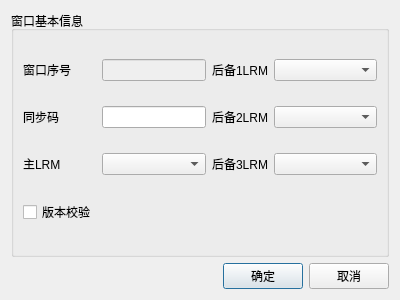
<?xml version="1.0" encoding="UTF-8"?>
<ui version="4.0">
 <class>LongSyncWindowCfgDialog</class>
 <widget class="QDialog" name="LongSyncWindowCfgDialog">
  <property name="geometry">
   <rect>
    <x>0</x>
    <y>0</y>
    <width>400</width>
    <height>300</height>
   </rect>
  </property>
  <property name="windowTitle">
   <string>新建长同步窗口</string>
  </property>
  <layout class="QGridLayout" name="gridLayout" rowstretch="1,0">
   <item row="0" column="0">
    <widget class="QGroupBox" name="groupBox">
     <property name="title">
      <string>窗口基本信息</string>
     </property>
     <layout class="QGridLayout" name="gridLayout_2">
      <item row="0" column="2">
       <widget class="QLabel" name="label">
        <property name="text">
         <string>后备1LRM</string>
        </property>
       </widget>
      </item>
      <item row="0" column="1">
       <widget class="QLineEdit" name="windowId_lineEdit">
        <property name="enabled">
         <bool>false</bool>
        </property>
        <property name="sizePolicy">
         <sizepolicy hsizetype="Expanding" vsizetype="Fixed">
          <horstretch>1</horstretch>
          <verstretch>0</verstretch>
         </sizepolicy>
        </property>
       </widget>
      </item>
      <item row="2" column="0">
       <widget class="QLabel" name="label_5">
        <property name="text">
         <string>主LRM</string>
        </property>
       </widget>
      </item>
      <item row="2" column="2">
       <widget class="QLabel" name="label_6">
        <property name="text">
         <string>后备3LRM</string>
        </property>
       </widget>
      </item>
      <item row="0" column="3">
       <widget class="QComboBox" name="backupLRM1_comboBox">
        <property name="sizePolicy">
         <sizepolicy hsizetype="Preferred" vsizetype="Fixed">
          <horstretch>1</horstretch>
          <verstretch>0</verstretch>
         </sizepolicy>
        </property>
        <item>
         <property name="text">
          <string/>
         </property>
        </item>
       </widget>
      </item>
      <item row="2" column="3">
       <widget class="QComboBox" name="backupLRM3_comboBox">
        <item>
         <property name="text">
          <string/>
         </property>
        </item>
       </widget>
      </item>
      <item row="1" column="1">
       <widget class="QLineEdit" name="syncCode_lineEdit"/>
      </item>
      <item row="1" column="2">
       <widget class="QLabel" name="label_4">
        <property name="text">
         <string>后备2LRM</string>
        </property>
       </widget>
      </item>
      <item row="3" column="0">
       <widget class="QCheckBox" name="checkBox">
        <property name="text">
         <string>版本校验</string>
        </property>
       </widget>
      </item>
      <item row="0" column="0">
       <widget class="QLabel" name="label_2">
        <property name="text">
         <string>窗口序号</string>
        </property>
       </widget>
      </item>
      <item row="2" column="1">
       <widget class="QComboBox" name="mainLRM_comboBox"/>
      </item>
      <item row="1" column="0">
       <widget class="QLabel" name="label_3">
        <property name="text">
         <string>同步码</string>
        </property>
       </widget>
      </item>
      <item row="1" column="3">
       <widget class="QComboBox" name="backupLRM2_comboBox">
        <item>
         <property name="text">
          <string/>
         </property>
        </item>
       </widget>
      </item>
     </layout>
    </widget>
   </item>
   <item row="1" column="0">
    <layout class="QHBoxLayout" name="horizontalLayout">
     <item>
      <spacer name="horizontalSpacer_2">
       <property name="orientation">
        <enum>Qt::Horizontal</enum>
       </property>
       <property name="sizeHint" stdset="0">
        <size>
         <width>40</width>
         <height>20</height>
        </size>
       </property>
      </spacer>
     </item>
     <item>
      <widget class="QPushButton" name="okPushButton">
       <property name="text">
        <string>确定</string>
       </property>
      </widget>
     </item>
     <item>
      <widget class="QPushButton" name="cancelPushButton">
       <property name="text">
        <string>取消</string>
       </property>
      </widget>
     </item>
    </layout>
   </item>
  </layout>
 </widget>
 <resources/>
 <connections/>
</ui>
